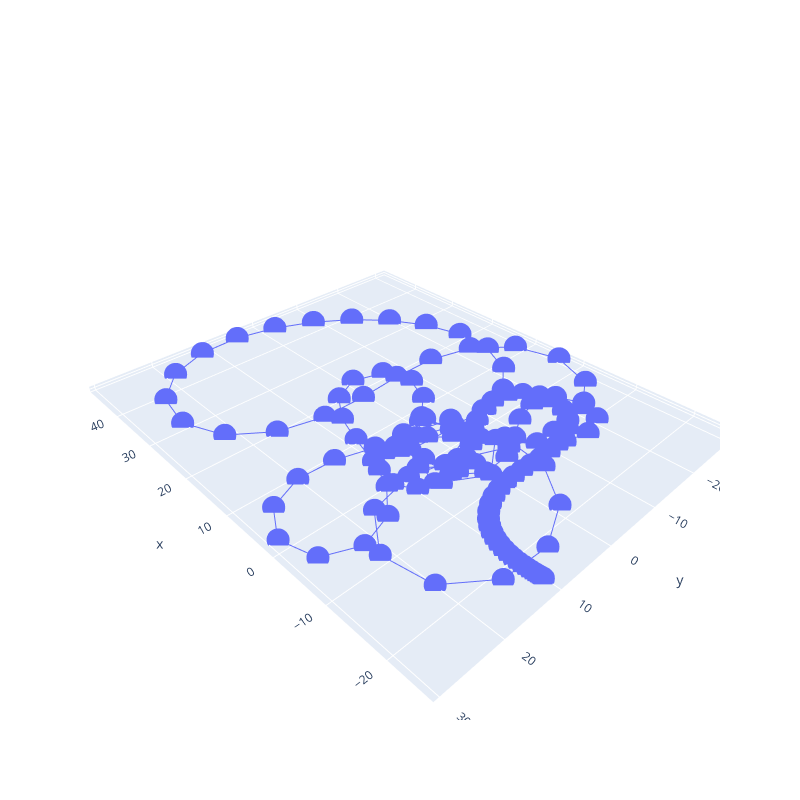

Notebook source saved alongside this figure:
### Code cell
import plotly.graph_objects as go

robot_poses_optimized = result.optimized_values["poses"]
robot_t_optimized = np.array([pose.t for pose in robot_poses_optimized], dtype=np.float32)

fig = go.Figure()
fig.add_trace(go.Scatter3d(
    x = robot_t_optimized[:, 0],
    y = robot_t_optimized[:, 1],
    z = robot_t_optimized[:, 2],
))
fig.update_layout(width=800, height=800, scene_aspectmode="data")

### Figure 1 — Plotly figure (JSON) as saved in the notebook; plotly's stock layout.template omitted (floating-point values rounded to 4 significant figures; data arrays with more than 128 entries replaced by an {"elided": "..."} marker saying what was removed)
{"data": [{"type": "scatter3d", "x": {"elided": "145 float values"}, "y": {"elided": "145 float values"}, "z": {"elided": "145 int values"}}], "layout": {"height": 800, "scene": {"aspectmode": "data", "aspectratio": {"x": 4.411, "y": 3.672, "z": 0.06174}, "camera": {"center": {"x": 0, "y": 0, "z": 0}, "eye": {"x": -3.916, "y": 3.726, "z": 3.792}, "projection": {"type": "perspective"}, "up": {"x": -0.003268, "y": -0.003423, "z": 1.0}}}, "width": 800}}
